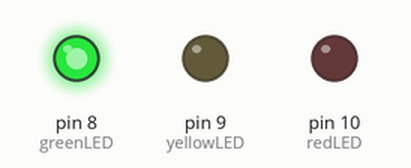
Bench run of a sketch on a simulated Arduino Uno, built with avr-gcc and run on an emulated ATmega328P. Shown: output pins drawn as LEDs (lit = HIGH).

Above: at 2.0 s.
At 5.0 s:
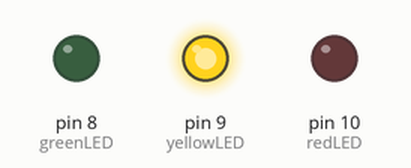
At 7.5 s:
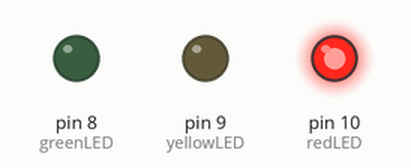
Timing chart, 0 to 11.7 s (numbered marks = the images above):
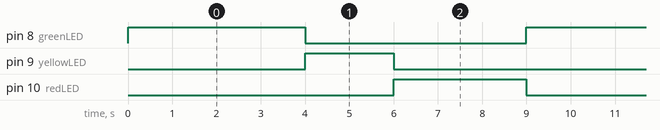

The sketch:

Traffic_Lights.ino
```cpp
/*   Traffic Lights   */

int greenLED = 8;                 // LEDs and their pin numbers
int yellowLED = 9;
int redLED = 10;

void setup()                      // set up all pins as outputs
{
 pinMode (greenLED, OUTPUT);
 pinMode (yellowLED, OUTPUT);
 pinMode (redLED, OUTPUT);
}

void loop()                       // repeat this loop forever
{
 digitalWrite(greenLED, HIGH);    // Green on
 delay(4000);                     // wait 4 seconds

 digitalWrite(greenLED, LOW);     // Green off
 digitalWrite(yellowLED, HIGH);   // Yellow on
 delay(2000);                     // wait 2 seconds

 digitalWrite(yellowLED, LOW);    // Yellow off
 digitalWrite(redLED, HIGH);      // red on
 delay(3000);                     // wait 3 seconds

 digitalWrite(redLED, LOW);		  // Red off

}
```

Measured:
- by itself, pin 8 (greenLED): alternates HIGH for 4.0 s and LOW for 5.0 s
- by itself, pin 9 (yellowLED): alternates HIGH for 2.0 s and LOW for 7.0 s
- by itself, pin 10 (redLED): alternates HIGH for 3.0 s and LOW for 6.0 s
